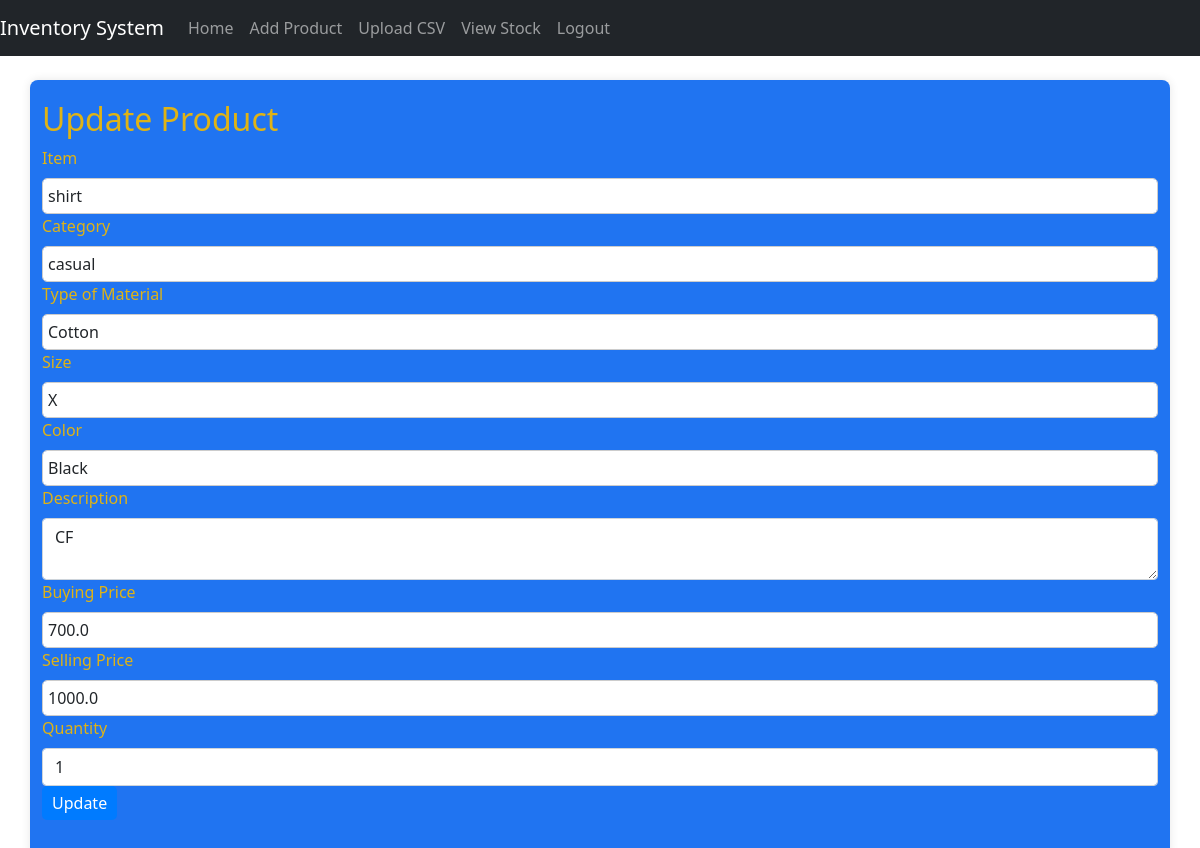
Screenshot of /product/update/SC0005 (signed in) with the database file from the repository.
### STORE/models.py (models this page shows, shortened)
class Product(db.Model):
    id = db.Column(db.Integer, primary_key=True)
    pre = db.Column(db.String(10), nullable=False)
    code = db.Column(db.String(20), nullable=False, unique=True)
    item = db.Column(db.String(50), nullable=False)
    category = db.Column(db.String(50), nullable=False)
    type_material = db.Column(db.String(50), nullable=False)
    size = db.Column(db.String(10), nullable=False)
    color = db.Column(db.String(20), nullable=False)
    description = db.Column(db.String(255), nullable=True)
    buying_price = db.Column(db.Float, nullable=False)
    selling_price = db.Column(db.Float, nullable=False)
    quantity = db.Column(db.Integer, nullable=False)

### STORE/routes.py (the view, shortened to what this page needs)
@bp.route('/product/update/<string:code>', methods=['GET', 'POST'])
@login_required
def update_product(code):
    product = Product.query.filter_by(code=code).first()
    if not product:
        flash(f'Product with code {code} not found.', 'danger')
        return redirect(url_for('routes.view_stock'))
    form = UpdateProductForm(obj=product)
    return render_template('update_product.html', form=form, product=product)

### STORE/forms.py
class UpdateProductForm(FlaskForm):
    item = StringField('Item', validators=[DataRequired()])
    category = StringField('Category', validators=[DataRequired()])
    type_material = StringField('Type of Material', validators=[DataRequired()])
    size = StringField('Size', validators=[DataRequired()])
    color = StringField('Color', validators=[DataRequired()])
    description = TextAreaField('Description', validators=[DataRequired()])
    buying_price = FloatField('Buying Price', validators=[DataRequired()])
    selling_price = FloatField('Selling Price', validators=[DataRequired()])
    quantity = IntegerField('Quantity', validators=[DataRequired()])

### STORE/__init__.py (called while the page is built)
def create_app():
    app = Flask(__name__)
    app.config['SECRET_KEY'] = 'your_secret_key_here'
    app.config['SQLALCHEMY_DATABASE_URI'] = 'sqlite:///C:\\Users\\gabriel.githinji\\Desktop\\tests\\Clothes-Store-Inventory-with-Flask\\instance\\your_database.db'
    app.config['SQLALCHEMY_TRACK_MODIFICATIONS'] = False
    db.init_app(app)
    login_manager.init_app(app)
    login_manager.login_view = 'routes.login'
    migrate = Migrate(app, db)
    from STORE.models import User
    @login_manager.user_loader
    def load_user(user_id):
        return User.query.get(int(user_id))
    from STORE.routes import bp as routes_bp
    app.register_blueprint(routes_bp)
    return app

### STORE/templates/update_product.html (shortened to what this page needs)
{% extends "base.html" %}
{% block content %}
<div class="row">
    <div class="col">
        <h2>Update Product</h2>
        <form method="POST">
            <div class="form-group">
                {{ form.item.label(class="form-label") }}
                {{ form.item(class="form-control") }}
            </div>
            <div class="form-group">
                {{ form.category.label(class="form-label") }}
                {{ form.category(class="form-control") }}
            </div>
            <div class="form-group">
                {{ form.type_material.label(class="form-label") }}
                {{ form.type_material(class="form-control") }}
            </div>
            <div class="form-group">
                {{ form.size.label(class="form-label") }}
                {{ form.size(class="form-control") }}
            </div>
            <div class="form-group">
                {{ form.color.label(class="form-label") }}
                {{ form.color(class="form-control") }}
            </div>
            <div class="form-group">
                {{ form.description.label(class="form-label") }}
                {{ form.description(class="form-control") }}
            </div>
            <div class="form-group">
                {{ form.buying_price.label(class="form-label") }}
                {{ form.buying_price(class="form-control") }}
            </div>
            <div class="form-group">
                {{ form.selling_price.label(class="form-label") }}
                {{ form.selling_price(class="form-control") }}
            </div>
            <div class="form-group">
                {{ form.quantity.label(class="form-label") }}
                {{ form.quantity(class="form-control") }}
            </div>
            <button type="submit" class="btn btn-primary">Update</button>
        </form>
    </div>
</div>
{% endblock %}

### STORE/static/css/theme.css (style rules this page uses)
body { font-family: 'Arial', sans-serif; background-color: #FFC300; color: #1a3b70; margin: 0; padding: 0; height: 100vh; }
.btn-primary { background-color: #0A1931; color: #FFC300; border: none; padding: 10px 20px; border-radius: 4px; }

### STORE/static/css/custom_table.css (style rules this page uses)
form { margin-bottom: 20px; }
label { margin-right: 10px; }
input[type="text"], input[type="date"] { margin-right: 20px; padding: 5px; border-radius: 5px; border: 1px solid #ccc; }
button[type="submit"] { padding: 5px 10px; border-radius: 5px; background-color: #007bff; color: #fff; border: none; cursor: pointer; }

### rows the page displays
Product: item "shirt", category "casual", type_material "Cotton", size "X", color "Black", description "CF", buying_price "700.0", selling_price "1000.0", quantity "1"
